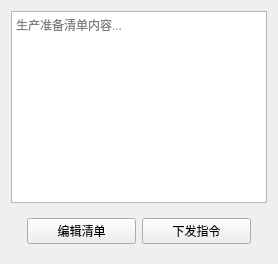
<?xml version="1.0" encoding="UTF-8"?>
<ui version="4.0">
 <class>ProductionPreparationWidget</class>
 <widget class="QWidget" name="ProductionPreparationWidget">
  <layout class="QVBoxLayout" name="prepLayout">
    <!-- Top area: contains all elements except the start button, vertically centered -->
    <item stretch="1">
      <widget class="QTextEdit" name="preparationTextEdit">
        <property name="sizePolicy">
          <sizepolicy hsizetype="Expanding" vsizetype="Expanding">
            <horstretch>1</horstretch>
            <verstretch>1</verstretch>
          </sizepolicy>
        </property>
        <property name="placeholderText">
          <string>生产准备清单内容...</string>
        </property>
      </widget>
    </item>

    <!-- Bottom area: fixed-height control bar with centered start button -->
    <item>
      <widget class="QWidget" name="controlBar_prep">
        <property name="sizePolicy">
          <sizepolicy hsizetype="Expanding" vsizetype="Fixed">
            <horstretch>0</horstretch>
            <verstretch>0</verstretch>
          </sizepolicy>
        </property>
        <property name="maximumSize">
          <size>
            <width>16777215</width>
            <height>80</height>
          </size>
        </property>
        <layout class="QHBoxLayout" name="controlLayout_prep">
          <item>
            <spacer name="leftSpacer">
              <property name="orientation"><enum>Qt::Horizontal</enum></property>
              <property name="sizeType"><enum>QSizePolicy::Expanding</enum></property>
            </spacer>
          </item>
          <item>
            <widget class="QPushButton" name="btnEditList">
              <property name="text"><string>编辑清单</string></property>
              <property name="enabled"><bool>true</bool></property>
            </widget>
          </item>

          <item>
            <widget class="QPushButton" name="btnIssueInstructions">
              <property name="text"><string>下发指令</string></property>
              <property name="enabled"><bool>true</bool></property>
            </widget>
          </item>

          <item>
            <spacer name="rightSpacer">
              <property name="orientation"><enum>Qt::Horizontal</enum></property>
              <property name="sizeType"><enum>QSizePolicy::Expanding</enum></property>
            </spacer>
          </item>
        </layout>
      </widget>
    </item>
  </layout>
 </widget>
 <resources/>
 <connections/>
</ui>
